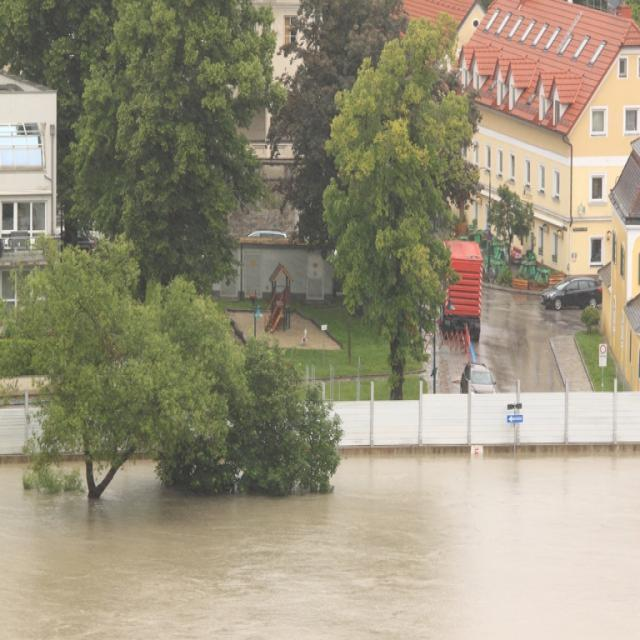
#> input picture newmodel/Flood Detection-2/test/images/26454805_jpg.rf.d45d4ea4127671b137c31c5d7bc81a0b.jpg, 640 x 640 px
$ python -i image_processing.py   (imports and definitions only)
#> lines starting #> are read from the running program, lines starting #| are printed output that depends on the picture
#> further down, picture is the input picture: shape (640, 640, 3); mean B, G, R 124.3, 146.3, 153
import cv2
import numpy as np

def resize_image(image, size=(256, 256)):
    """Resize image to target size."""
    return cv2.resize(image, size, interpolation=cv2.INTER_AREA)

def normalize_image(image):
    """Normalize image pixels to [0, 1] range."""
    return image.astype(np.float32) / 255.0

def convert_to_rgb(image):
    """Convert BGR image to RGB."""
    return cv2.cvtColor(image, cv2.COLOR_BGR2RGB)

def histogram_equalization(image):
    """Apply histogram equalization to improve contrast."""
    if len(image.shape) == 2:
        return cv2.equalizeHist(image)
    else:
        # Convert to YCrCb
        ycrcb = cv2.cvtColor(image, cv2.COLOR_BGR2YCrCb)
#> ycrcb: shape (640, 640, 3); mean of channels 0, 1, 2 145.8, 133.2, 115.9
        ycrcb[:, :, 0] = cv2.equalizeHist(ycrcb[:, :, 0])
#> ycrcb: shape (640, 640, 3); mean of channels 0, 1, 2 128.4, 133.2, 115.9
        return cv2.cvtColor(ycrcb, cv2.COLOR_YCrCb2BGR)
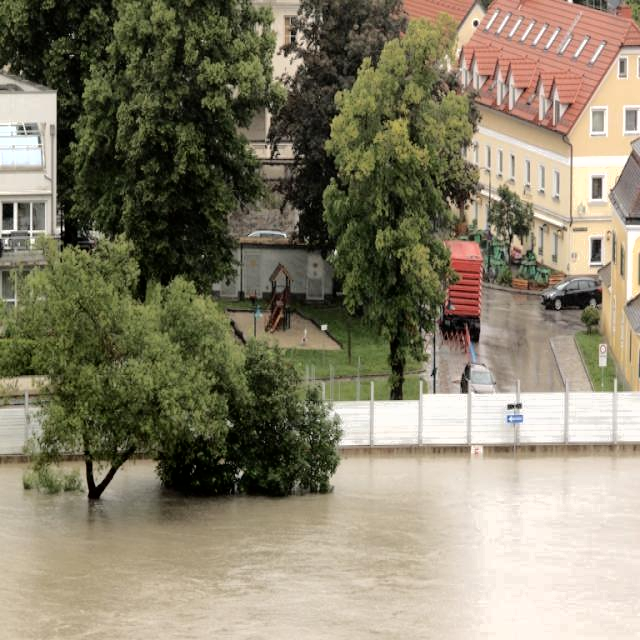
#> returned value: shape (640, 640, 3); mean B, G, R 106.9, 128.8, 135.5

>>> import cv2
>>> picture = cv2.imread('../../../newmodel/Flood Detection-2/test/images/26454805_jpg.rf.d45d4ea4127671b137c31c5d7bc81a0b.jpg')
>>> result = histogram_equalization(picture)

$ run again, on newmodel/Flood Detection-2/test/images/26458000_jpg.rf.f4573b61d0295aea4eeb5f4fe602e219.jpg
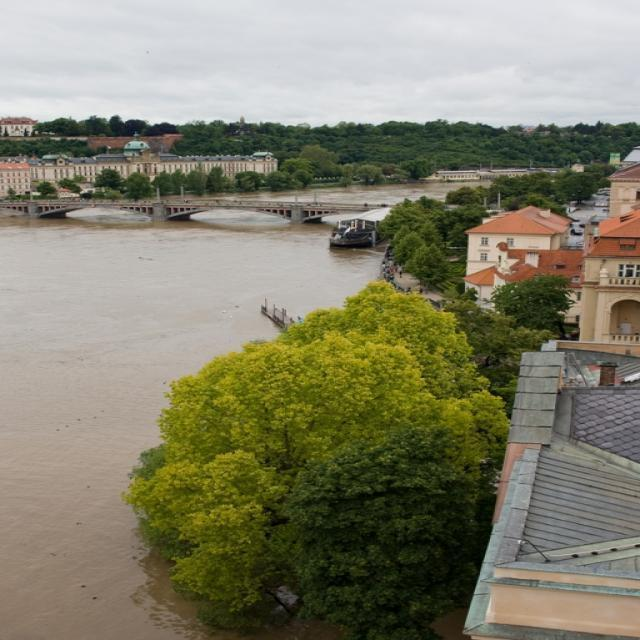
#> input picture newmodel/Flood Detection-2/test/images/26458000_jpg.rf.f4573b61d0295aea4eeb5f4fe602e219.jpg, 640 x 640 px
#> picture is the input picture: shape (640, 640, 3); mean B, G, R 107.1, 128.6, 130.5
#> in histogram_equalization, `return cv2.cvtColor(ycrcb, cv2.COLOR_YCrCb2BGR)`:
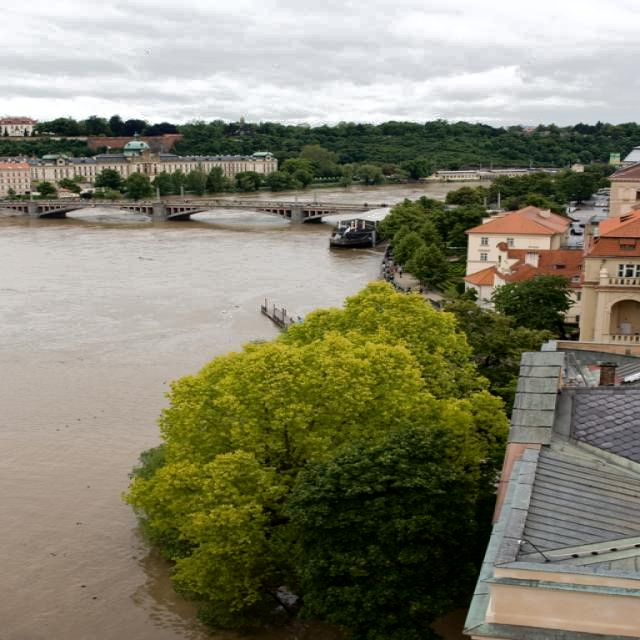
#> returned value: shape (640, 640, 3); mean B, G, R 109.2, 130.1, 132

$ run again, on newmodel/Flood Detection-2/test/images/26490012_jpg.rf.c8819027f538892f892c3c745642984f.jpg
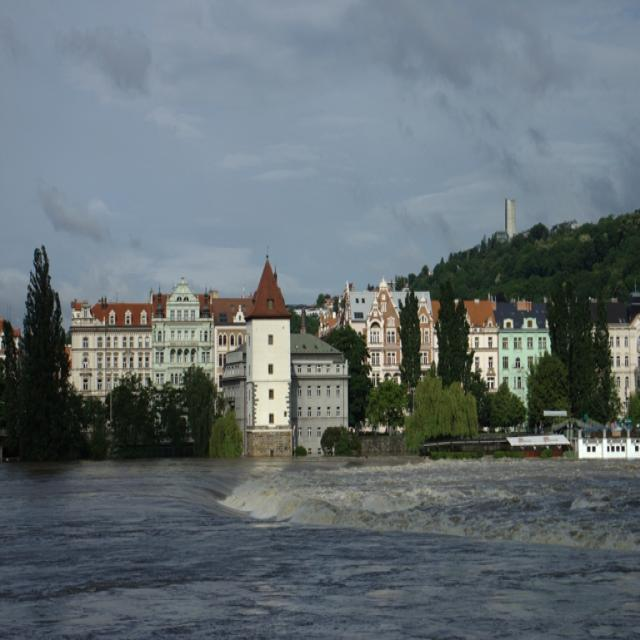
#> input picture newmodel/Flood Detection-2/test/images/26490012_jpg.rf.c8819027f538892f892c3c745642984f.jpg, 640 x 640 px
#> picture is the input picture: shape (640, 640, 3); mean B, G, R 113.9, 109.7, 99.8
#> in histogram_equalization, `return cv2.cvtColor(ycrcb, cv2.COLOR_YCrCb2BGR)`:
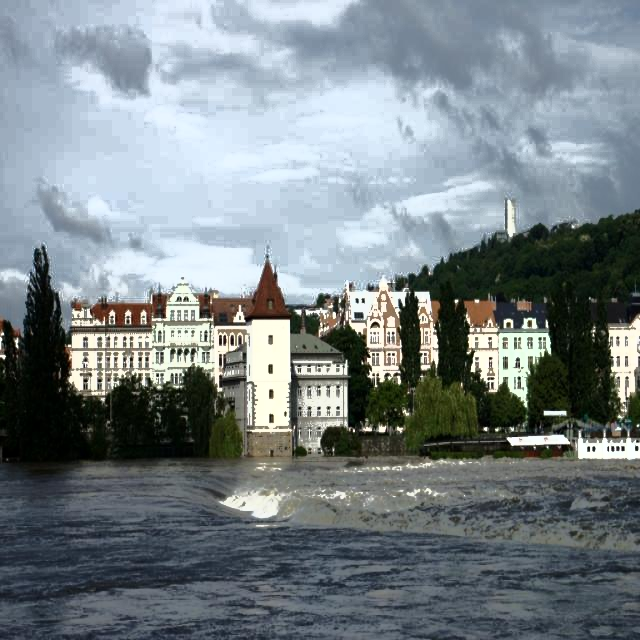
#> returned value: shape (640, 640, 3); mean B, G, R 135.8, 131.5, 121.5

$ run again, on newmodel/Flood Detection-2/test/images/26504206_jpg.rf.533fd68e734da19283250791be1c63ac.jpg
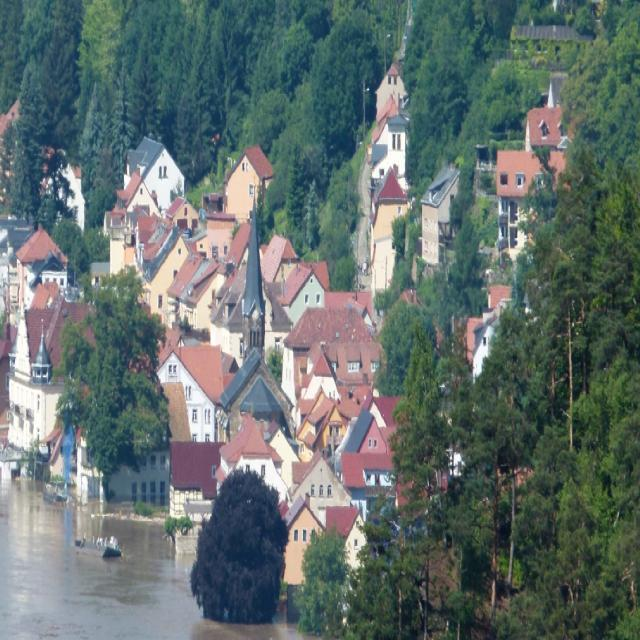
#> input picture newmodel/Flood Detection-2/test/images/26504206_jpg.rf.533fd68e734da19283250791be1c63ac.jpg, 640 x 640 px
#> picture is the input picture: shape (640, 640, 3); mean B, G, R 109, 111.3, 97.9
#> in histogram_equalization, `return cv2.cvtColor(ycrcb, cv2.COLOR_YCrCb2BGR)`:
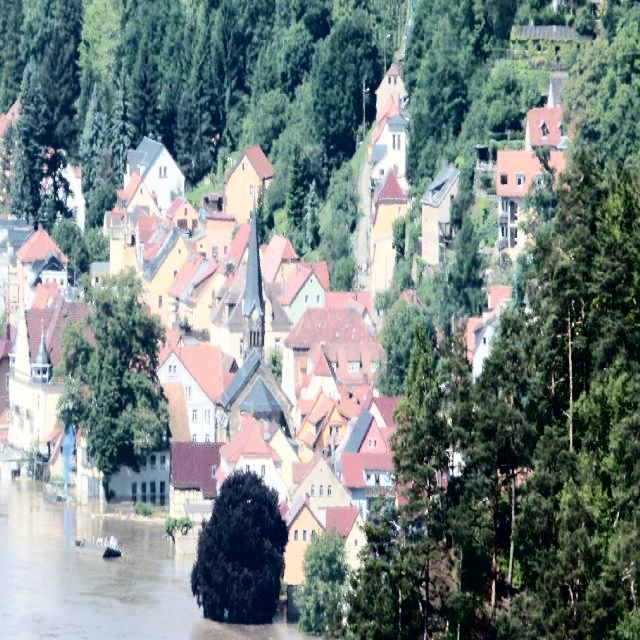
#> returned value: shape (640, 640, 3); mean B, G, R 130.3, 132.6, 119.4
